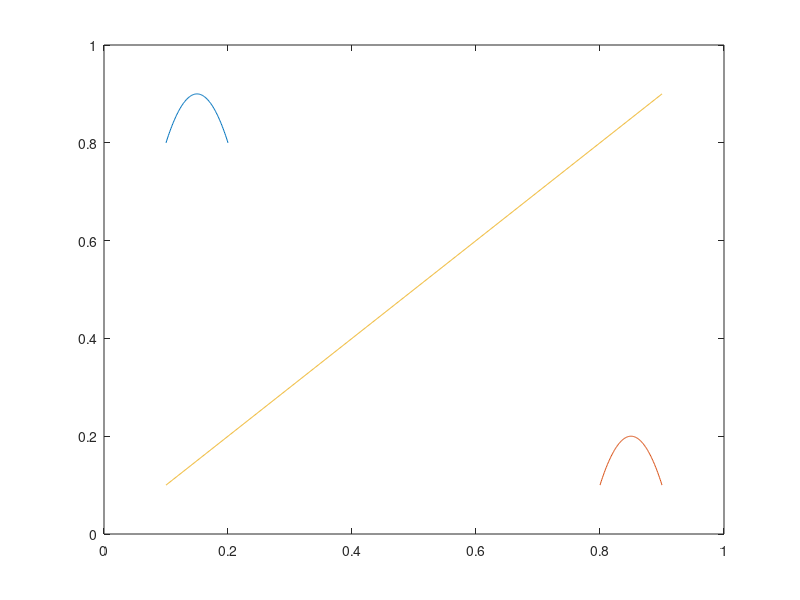

This chart was generated by the following MATLAB code:
%function 

A=40;
x1=0.1 : 0.001 : 0.2;
y1=0.8 + A*(x1-0.1).*(0.2-x1);

x2=0.8 :0.001 :0.9;
y2=0.1 + A*(x2-0.8).*(0.9-x2);
x3=0.1:0.001:0.9 ;
y3=x3;

plot(x1,y1,x2,y2,x3,y3)
